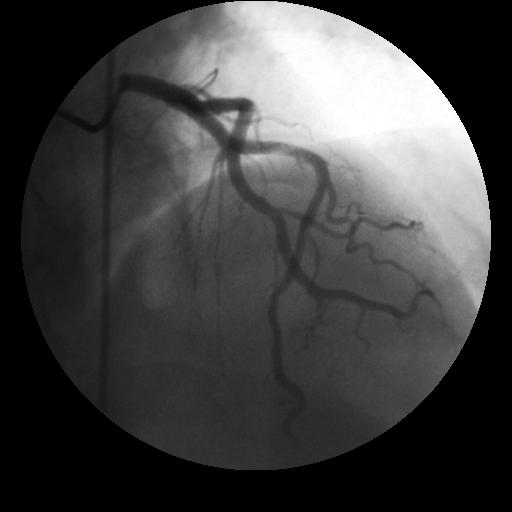
%> input picture Thuat toan chi Tran/Nen Huynh/test3.jpg, 512 x 512 px
$ octave --eval "result = interiorBW(imread('test3.jpg'));"   (GNU Octave 9; MATLAB toolbox functions it lacks are replaced by stand-ins)
%> lines starting %> are read from the running program, lines starting %| are printed output that depends on the picture; in (x1, y1, x2, y2) boxes, pixels count from 0 and x2, y2 are one past the last pixel; in counts of white or black regions, pixels touching at a corner belong together; the program's own positions count from 1
function [interior] = interiorBW(I)
% Input: grayscale image double
% Output: a binary marking the location of the interior to dissipate from

% I = imread('test3.jpg
threshold = 0.06;
I(I<=threshold) = 0;
%> I is the input picture: size 512x512 uint8; min 0, max 255, mean 65.6
I(I~=0) = 1;
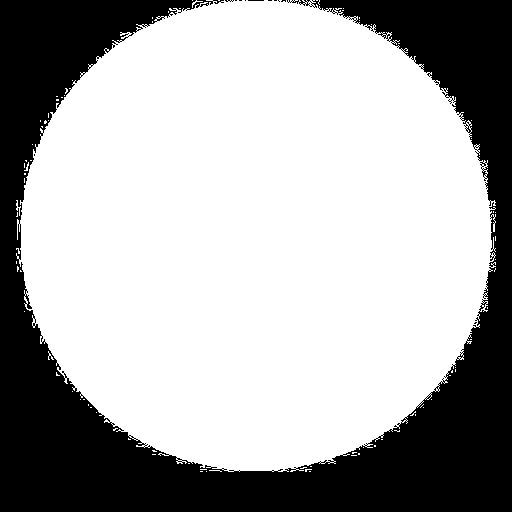
%> I: size 512x512 uint8; values 0 (black) and 1 (white), 67.3% white; 12 black regions (11 under 20 px), largest, box (x1, y1, x2, y2) and area: (0, 0, 512, 512) 85739

BW = bwareaopen(I,10);
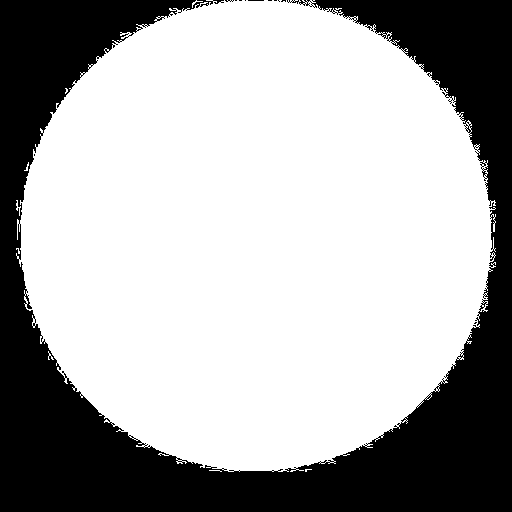
%> BW: size 512x512 logical; 67.2% white; 12 black regions (11 under 20 px), largest, box (x1, y1, x2, y2) and area: (0, 0, 512, 512) 85984

BW2 = imfill(BW,'holes');
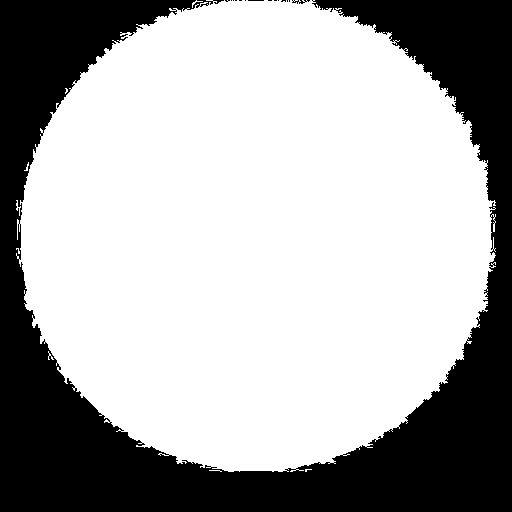
%> BW2: size 512x512 logical; 67.4% white; 15 black regions (13 under 20 px), largest, box (x1, y1, x2, y2) and area: (0, 0, 512, 512) 85306, (292, 0, 310, 4) 35

interior = bwmorph(BW2,'open');
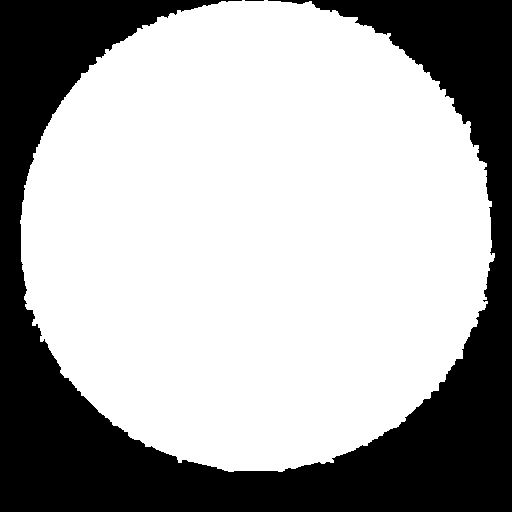
%> interior: size 512x512 logical; 67% white; 2 black regions (1 under 20 px), largest, box (x1, y1, x2, y2) and area: (0, 0, 512, 512) 86515
end

$ run again, on Thuat toan chi Tran/Nen Huynh/test2.jpg
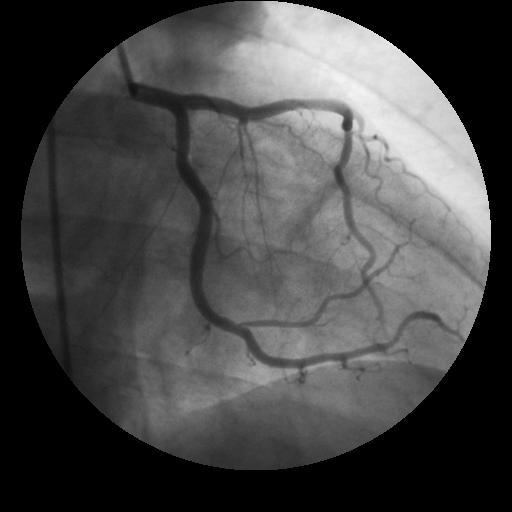
%> input picture Thuat toan chi Tran/Nen Huynh/test2.jpg, 512 x 512 px
%> in interiorBW, I is the input picture: size 512x512 uint8; min 0, max 249, mean 71.6
%> in interiorBW, `I(I~=0) = 1;`:
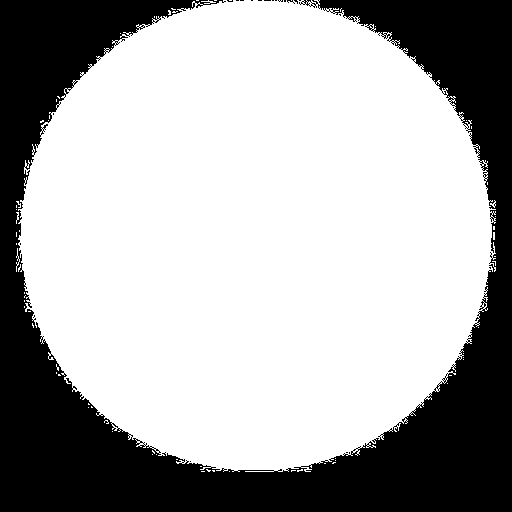
%> I: size 512x512 uint8; values 0 (black) and 1 (white), 67.3% white; 23 black regions (22 under 20 px), largest, box (x1, y1, x2, y2) and area: (0, 0, 512, 512) 85633
%> BW: size 512x512 logical; 67.2% white; 23 black regions (22 under 20 px), largest, box (x1, y1, x2, y2) and area: (0, 0, 512, 512) 85808
%> BW2: size 512x512 logical; 67.5% white; 16 black regions (15 under 20 px), largest, box (x1, y1, x2, y2) and area: (0, 0, 512, 512) 85121
%> in interiorBW, `interior = bwmorph(BW2,'open');`:
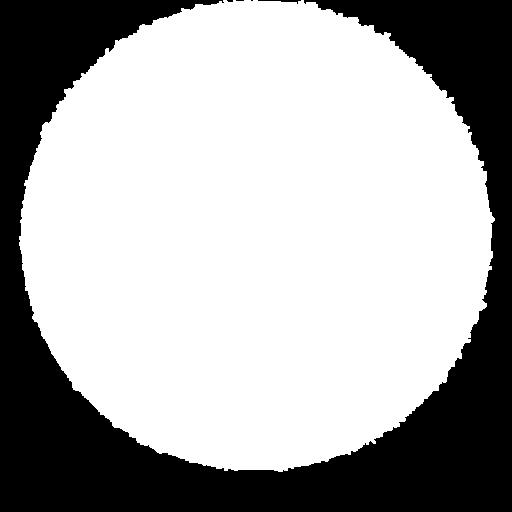
%> interior: size 512x512 logical; 67% white; 5 black regions (3 under 20 px), largest, box (x1, y1, x2, y2) and area: (0, 0, 512, 512) 86412, (258, 0, 301, 4) 62
